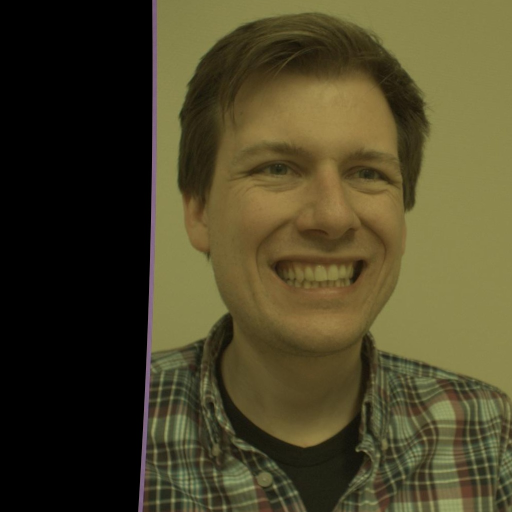
#> input picture rectified_left.jpg, 1024 x 1024 px (shown at 1/2 size)
$ python 3DMapOfFace.py
#> lines starting #> are read from the running program, lines starting #| are printed output that depends on the picture; after the words box and inside, x2 and y2 are one past the last pixel; in counts of white or black regions, pixels touching at a corner belong together
import cv2
import numpy as np
import open3d as o3d
import matplotlib.pyplot as plt

# Define the function to detect foreground
def detect_foreground(image):
    gray = cv2.cvtColor(image, cv2.COLOR_BGR2GRAY)

    # Step 1: Edge Detection
    edges = cv2.Canny(gray, threshold1=30, threshold2=100)

    # Step 2: Morphological Operations
    kernel = cv2.getStructuringElement(cv2.MORPH_RECT, (7, 7))
    dilated_edges = cv2.dilate(edges, kernel, iterations=3)
    closed_edges = cv2.morphologyEx(dilated_edges, cv2.MORPH_CLOSE, kernel)
    cleaned_edges = cv2.morphologyEx(closed_edges, cv2.MORPH_OPEN, kernel)

    # Step 3: Create a Mask
    contours, _ = cv2.findContours(cleaned_edges, cv2.RETR_EXTERNAL, cv2.CHAIN_APPROX_SIMPLE)
    mask = np.zeros_like(gray)
    cv2.drawContours(mask, contours, -1, (255), thickness=cv2.FILLED)
    mask = cv2.morphologyEx(mask, cv2.MORPH_CLOSE, kernel)

    # Step 4: Apply the Mask
    foreground = cv2.bitwise_and(image, image, mask=mask)
    background = cv2.bitwise_and(image, image, mask=cv2.bitwise_not(mask))

    return foreground, background

# Load the rectified images
rectified_left = cv2.imread('rectified_left.jpg')
#> rectified_left is the input picture: shape (1024, 1024, 3); mean B, G, R 39.4, 68.1, 74.4
rectified_right = cv2.imread('rectified_middle.jpg')
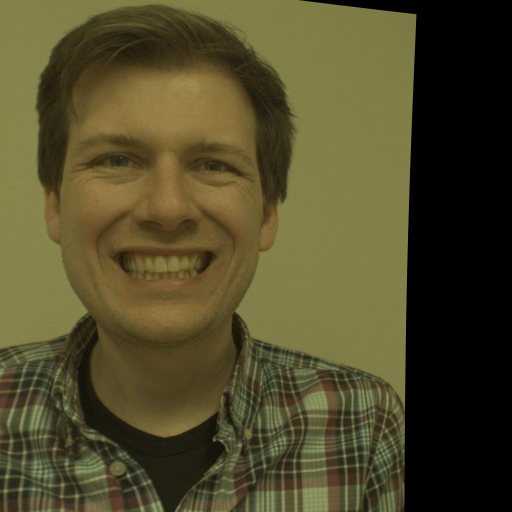
#> input picture rectified_middle.jpg, 1024 x 1024 px (shown at 1/2 size)
#> rectified_right is the input picture: shape (1024, 1024, 3); mean B, G, R 42.2, 74.5, 80.5


# Detect the foreground and background
foregroundLeft, backgroundLeft = detect_foreground(rectified_left)
#> in detect_foreground, `edges = cv2.Canny(gray, threshold1=30, threshold2=100)`:
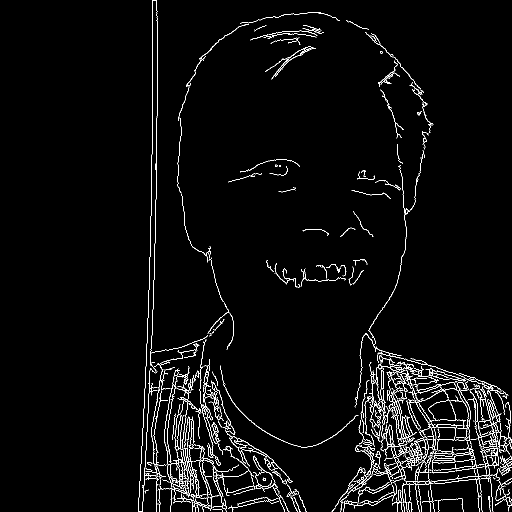
#> edges: shape (1024, 1024) (shown at 1/2 size); 3% white in thin lines or dots, all inside (x1, y1, x2, y2) = (276, 0, 1024, 1024)
#> in detect_foreground, `dilated_edges = cv2.dilate(edges, kernel, iterations=3)`: dilated_edges: shape (1024, 1024); 28% white; 6 white regions, box (x1, y1, x2, y2) and area: (267, 0, 1024, 1024) 270928, (524, 510, 744, 584) 10759, (448, 309, 609, 374) 6251, (672, 414, 756, 483) 3201, (596, 449, 667, 481) 1673, (548, 366, 601, 394) 1202
#> in detect_foreground, `closed_edges = cv2.morphologyEx(dilated_edges, cv2.MORPH_CLOSE, kernel)`:
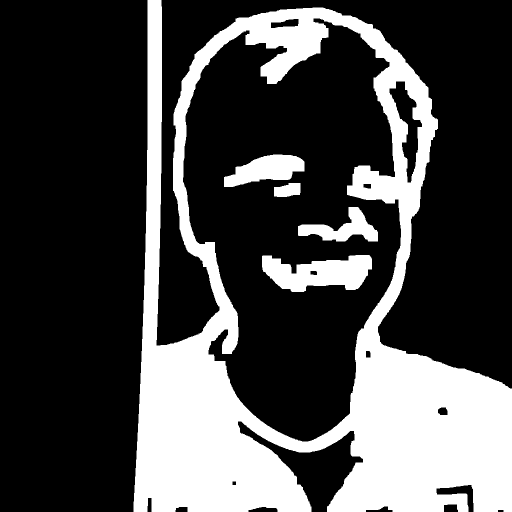
#> closed_edges: shape (1024, 1024) (shown at 1/2 size); 28.2% white; 5 white regions
#> in detect_foreground, `contours, _ = cv2.findContours(cleaned_edges, cv2.RETR_EXTERNAL, cv2.C..`: contours = 1 contour; box (x1, y1, x2, y2) and area: (267, 0, 1024, 1024) 529674
#> in detect_foreground, `cv2.drawContours(mask, contours, -1, (255), thickness=cv2.FILLED)`: mask: shape (1024, 1024); 50.8% white; 10 black regions, largest, box (x1, y1, x2, y2) and area: (0, 0, 295, 1024) 293769, (313, 0, 1024, 777) 205130, (476, 843, 726, 1024) 14107
foregroundRight, backgroundRight = detect_foreground(rectified_right)
#> in detect_foreground (call 2), `edges = cv2.Canny(gray, threshold1=30, threshold2=100)`: edges: shape (1024, 1024); 3.9% white in thin lines or dots, all inside (x1, y1, x2, y2) = (0, 0, 833, 1024)
#> in detect_foreground (call 2), `dilated_edges = cv2.dilate(edges, kernel, iterations=3)`: dilated_edges: shape (1024, 1024); 31.6% white; 5 white regions, box (x1, y1, x2, y2) and area: (0, 0, 842, 1024) 302975, (371, 280, 537, 448) 13130, (204, 493, 444, 567) 11932, (266, 432, 334, 464) 1751, (341, 429, 404, 464) 1601
#> in detect_foreground (call 2), `closed_edges = cv2.morphologyEx(dilated_edges, cv2.MORPH_CLOSE, kernel)`:
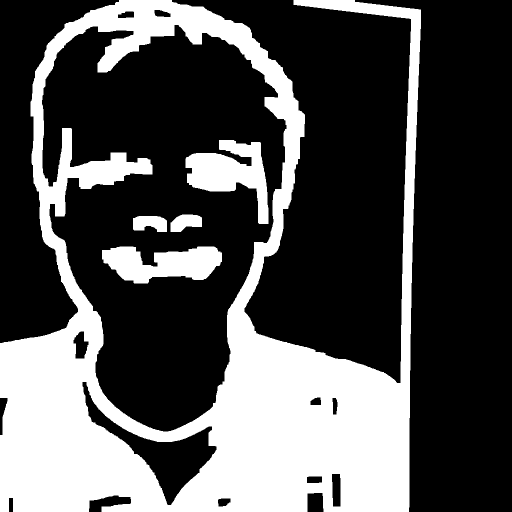
#> closed_edges: shape (1024, 1024) (shown at 1/2 size); 31.8% white; 5 white regions
#> in detect_foreground (call 2), `contours, _ = cv2.findContours(cleaned_edges, cv2.RETR_EXTERNAL, cv2.C..`: contours = 1 contour; box (x1, y1, x2, y2) and area: (0, 0, 842, 1024) 589352
#> in detect_foreground (call 2), `cv2.drawContours(mask, contours, -1, (255), thickness=cv2.FILLED)`: mask: shape (1024, 1024); 56.5% white; 7 black regions, largest, box (x1, y1, x2, y2) and area: (710, 0, 1024, 1024) 203097, (344, 0, 822, 766) 183275, (0, 0, 238, 686) 66383
# downscale images for faster processing
image_left = cv2.pyrDown(foregroundLeft)
image_right = cv2.pyrDown(foregroundRight)

# Turn the foreground to grayscale
foregroundLeft = cv2.cvtColor(foregroundLeft, cv2.COLOR_BGR2GRAY)
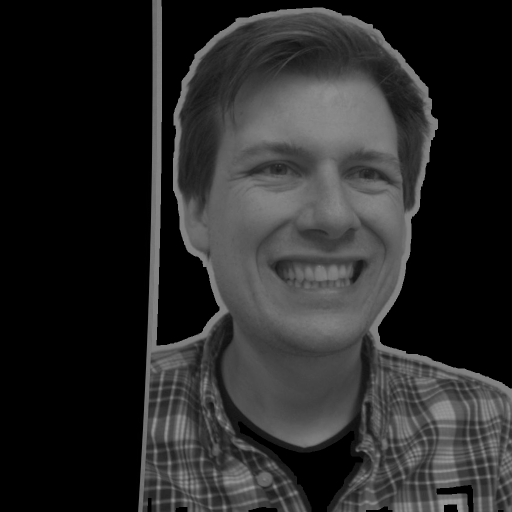
#> foregroundLeft: shape (1024, 1024) (shown at 1/2 size); min 0, max 155, mean 40.9
foregroundRight = cv2.cvtColor(foregroundRight, cv2.COLOR_BGR2GRAY)
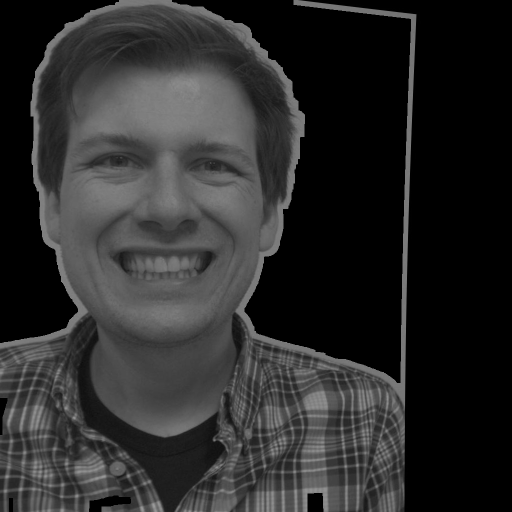
#> foregroundRight: shape (1024, 1024) (shown at 1/2 size); min 0, max 155, mean 43.2

# # Display the results
# cv2.imshow("Foreground", foregroundLeft)
# cv2.imshow("Background", backgroundLeft)

# cv2.waitKey(0)
# cv2.destroyAllWindows()

# Step 1: Stereo Matching (Disparity Map Calculation)
# For each pixel algorithm will find the best disparity from 0
# Larger block size implies smoother, though less accurate disparity map

# Set disparity parameters
# Note: disparity range is tuned according to specific parameters obtained through trial and error.
block_size = 9
min_disp = 0
max_disp = 512
num_disp = max_disp - min_disp # Needs to be divisible by 16

# [10 lines of commented-out code are left out]


stereo = cv2.StereoBM_create(numDisparities=512, blockSize=5)

# Compute the disparity map
disparity_map = stereo.compute(foregroundLeft, foregroundRight).astype(np.float32) / 16.0


# Show disparity map before generating 3D cloud to verify that point cloud will be usable.
plt.imshow(disparity_map,'gray')
plt.show()


# Step 2: Depth Map Calculation
# Assuming these calibration parameters from the left camera
focal_length= np.load('stereo_calibration_dataLM.npz')['mtx_left'][0, 0]  # fx of the left camera
#> (reads stereo_calibration_dataLM.npz from the repository)
baseline = np.linalg.norm(np.load('stereo_calibration_dataLM.npz')['T'])  # Baseline in meters
Q = np.load('stereo_calibration_dataLM.npz')['Q']  # Disparity-to-depth mapping matrix

# Get new downsampled width and height
h,w = rectified_right.shape[:2]
#> h = 1024; w = 1024

# Convert disparity map to float32 and divide by 16 as show in the documentation
print(disparity_map.dtype)
#| float32
#disparity_map = np.float32(np.divide(disparity_map, 16.0))
print(disparity_map.dtype)
#| float32

# Reproject points into 3D
points_3D = cv2.reprojectImageTo3D(disparity_map, Q, handleMissingValues=True)
#> points_3D: shape (1024, 1024, 3) float32; 0% of the values are NaN or infinite; the others: min -69.42, max 10000, mean 2916.8
# Get color of the reprojected points
colors = cv2.cvtColor(foregroundRight, cv2.COLOR_BGR2RGB)

# Get rid of points with value 0 (no depth)
mask_map = disparity_map > disparity_map.min()
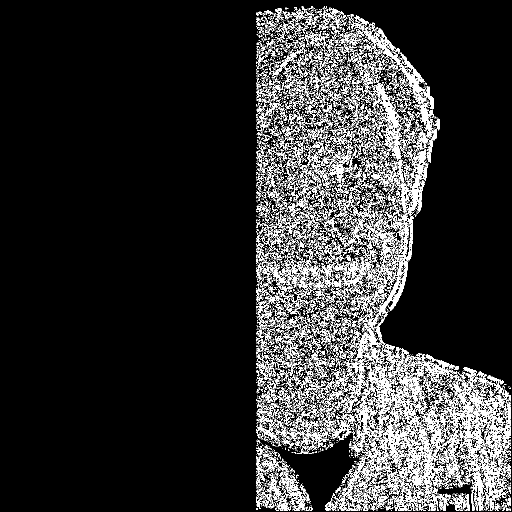
#> mask_map: shape (1024, 1024) bool (shown at 1/2 size); 13% white in thin lines or dots, all inside (x1, y1, x2, y2) = (513, 12, 1022, 1022)

# Mask colors and points.
output_points = points_3D[mask_map]
output_colors = colors[mask_map]


# Function to create point cloud file
def create_point_cloud_file(vertices, colors, filename):
	colors = colors.reshape(-1,3)
	vertices = np.hstack([vertices.reshape(-1,3),colors])

	ply_header = '''ply
		format ascii 1.0
		element vertex %(vert_num)d
		property float x
		property float y
		property float z
		property uchar red
		property uchar green
		property uchar blue
		end_header
		'''
	with open(filename, 'w') as f:
		f.write(ply_header %dict(vert_num=len(vertices)))
		np.savetxt(f,vertices,'%f %f %f %d %d %d')


output_file = 'pointCloud.ply'

# Generate point cloud file
create_point_cloud_file(output_points, output_colors, output_file)


# [36 lines of commented-out code are left out]
